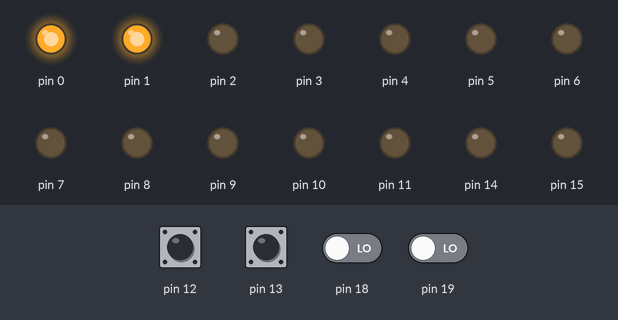
Recording of a sketch running on a simulated Arduino Uno, built with avr-gcc and run on an emulated ATmega328P. On the bench: output pins drawn as LEDs (lit = HIGH). Dashed ring = blinking. Inputs (shaded band) come from the test bench; at power-on: pin 12, pin 13, pin 18, pin 19 LOW.

Above: at 1.2 s.
1.3 s: pin 12 driven HIGH
At 3.18 s:
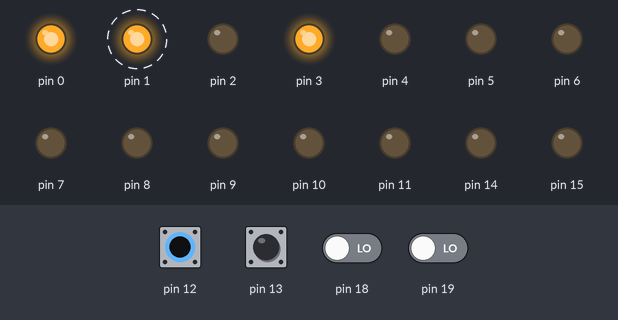
4.3 s: pin 13 driven HIGH
At 5.13 s:
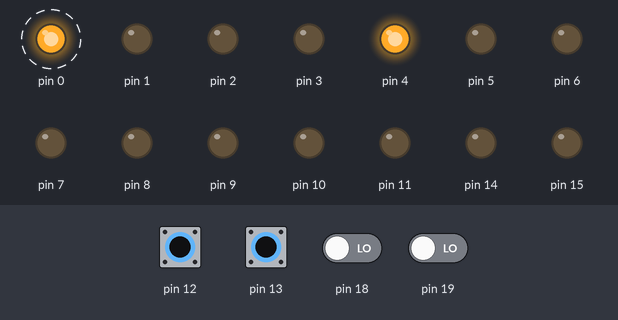
7.3 s: pin 12 pulsed LOW 2 times (0.12 s each, 0.3 s apart)
At 8.07 s:
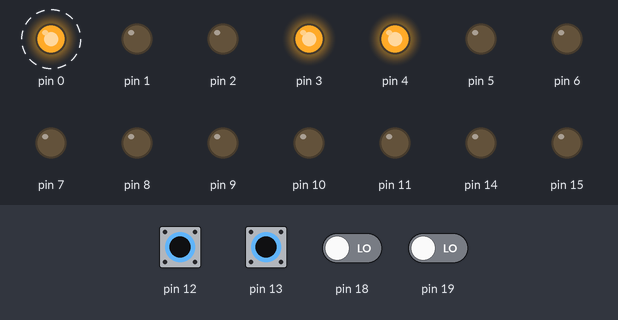
10.3 s: pin 13 pulsed LOW 2 times (0.12 s each, 0.3 s apart)
Timing chart, 0 to 25.9 s (numbered marks = the images above; inputs shaded):
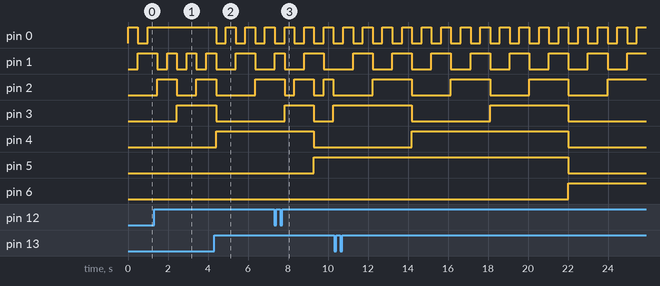

The sketch:

part3.ino
```cpp
void setup()
{
  asm(
"        JMP start                \n"
"delay: LDI     r23,  8           \n"    //Delay 1 msec
"w1:    LDI     r24,  25             \n"
"w2:    LDI  r25,  25             \n"
"w3:    DEC  r25                  \n"
"        BRNE w3                    \n"
"        DEC  r24                \n"
"        BRNE w2                    \n"
"        DEC  r23                \n"
"       BRNE w1                    \n"
"        RET                        \n"
";Your Functions Code Begin        \n" //Write your code
// BUTTONS 1-2
"ART_IN:                   \n"
"         CLZ                    \n"  // Clear zero flag to avoid errors
"    	  INC r18                           \n" // Increment total count
"         LDI r26,0x01              \n" // update register holding condition for but1
"         CPI r18,11                   \n" // check if the value in the register that should display 1's digit is more than 9
"         BREQ MAX_IN               \n" // if value is more than 9 go to w5
"w6:      RET                           \n" // return to loop

"AZT_IN:          \n" //
"         CLZ                    \n" // Clear zero flag to avoid errors
"           DEC r18      \n" // Decrement total count
"         LDI r27,0x01              \n"  // update register holding condition for but2
"        CPI r18, 0x00       \n" // check if the value in the register that should display 1's digit is less than 0
"          BREQ MIN_IN        \n" // if value is less than 0 go to w8
"w7:          RET                           \n" // return to loop

"MAX_IN: DEC r18                \n" // since the value in the register is 10 clear it so that it will have the value 0
"         JMP w6                   \n" // JUMP to the exact line in the incrementing function that called ART_TEN

"MIN_IN: INC r18             \n" // since the value in the register is less than 0 it should be 9 for ex. 30-1 = 29, 30-1!=2FF
"         JMP w7                 \n" // JUMP to the exact line in the decrementing function that called AZT_TEN
// ENDOF BUTTONS 1-2
/*
// BUTTONS 3-4 DOESNT WORK
"ART_TI:                   \n"
"         CLZ                    \n"  //DOESNT WORK
"    	  INC r17                           \n" // DOESNT WORK
"    	  INC r30                           \n" // DOESNT WORK
"         LDI r28,0x01              \n" //DOESNT WORK
"         CPI r17,11                   \n" //DOESNT WORK
"         BREQ MAX_TI               \n" //DOESNT WORK
"t6:      RET                           \n" //DOESNT WORK

"AZT_TI:          \n" //
"         CLZ                    \n" // Clear zero flag to avoid errors
"           DEC r17      \n" // Decrement total count
"    	  DEC r30                           \n" // Increment total count
"         LDI r29,0x01              \n"
"        CPI r17, 0x00       \n" // check if the value in the register that should display 1's digit is less than 0
"          BREQ MIN_TI        \n" // if value is less than 0 go to w8
"t7:          RET                           \n" // return to loop

"MAX_TI: DEC r17                \n" // since the value in the register is 10 clear it so that it will have the value 0
"         JMP t6                   \n" // JUMP to the exact line in the incrementing function that called ART_TEN

"MIN_TI: INC r17             \n" // since the value in the register is less than 0 it should be 9 for ex. 30-1 = 29, 30-1!=2FF
"         JMP t7                 \n" // JUMP to the exact line in the decrementing function that called AZT_TEN
*/
// ENDOF BUTTONS 3-4
"MINUSHUN: SUBI r16,100     \n"
"          RET          \n"

"adder:	 ADD     r16, r18           \n" // add incrementer to number holding the register
"        CPI     r16, 100           \n" // compares number to 100
"        BRSH    MINUSHUN           \n" // branch to subtract 100
"        OUT     0x0B, r16            \n" // PORTd <- r16
"        LDI     r17, 5               \n" // change timer according to button press (doesn't work)
"        JMP LOOP                     \n" //go back to main loop

"hun_milis:   DEC r17           \n" // decrement register holding timer number
"       LDI r21, 100           \n" // load 100 to register in the main loop for timer
"       JMP w11                     \n" // jump to w11

";Your Functions Code End        \n"
"                                \n"
"start:                            \n" //Write your code
"        IN      r16,  0x04 ;        \n" //r16 <- DDRB
"        LDI     r16,  0b11001111    \n" // Set r16 to set ddrb later
"        OUT  0x04, r16            \n" //DDRB <- r16
"        IN      r17,  0x07 ;        \n" //r17 <- DDRC
"        LDI     r17,  0b11001111    \n"    // Set r17 to set ddrc later
"        OUT  0x07, r17            \n" //DDRC <- r17
"        IN r18, 0x0A           \n" // r18 <- PORTD
"       LDI r18, 0xFF           \n" // set portd to out
"       OUT 0x0A, r18           \n" // PORTD <- r18
"		LDI r16, 0x00           \n" //total count
"       LDI r17, 0x05           \n" //how many hundered miliseconds
"       LDI r18, 0x01          \n" //designed to keep Incrementer
"       LDI r19, 0x00          \n" // gets values from PINB in the loop
"       LDI r20, 0x00           \n" // gets values from PINC in the loop
"       LDI r21, 0x64           \n" // holds 100 to count number of loops
"       LDI r26, 0x00           \n" //holds condition for but 1
"       LDI r22, 0x00           \n" // holds pinc
"       LDI r27, 0x00           \n" //holds condition for but 2
"       LDI r28, 0x00           \n" //holds condition for but 3
"       LDI r29, 0x00           \n" //holds condition for but 4
//"       LDI r30, 0x05           \n" //holds how many hundred miliseconds we should count next time
  );

}

void loop()
{
  asm(
"LOOP:                            \n"
"        CALL delay                \n"    // Call delay function
"        IN      r19,  0x03;         \n" //r19 <- PINB
"        IN      r22, 0x06;        \n" //r22 <- PINC
// BUTTONS 1-2
"        SBRS    r19, 4                 \n" // skip next line if Button 1 is pushed
"        JMP     w9                \n" // jump to w9 if button isnt pushed
"        SBRS    r26, 0               \n" // skip next line if register holding the condition of but1 is set
"        CALL    ART_IN                 \n" // CALL the function that increments the total count
"w9:     SBRS    r19, 5              \n" // skip next line if Button 2 is pushed
"        JMP     w10                 \n"  // jump to w9 if button isnt pushed
"        SBRS    r27, 0              \n" // skip next line if register holding the condition of but2 is set
"        CALL    AZT_IN                \n" // CALL the function that decrements the total count
"w10:    SBRS    r19,4               \n" // skip next line if Button 1 is pushed
"        CLR     r26                 \n" // clear register holding the condition of but1
"        SBRS    r19, 5              \n" // skip next line if Button 2 is pushed
"        CLR     r27                 \n" // clear register holding the condition of but2
// BUTTONS 3-4
/*
"        SBRS    r22, 4                 \n" //DOESNT WORK
"        JMP     t9                \n" //DOESNT WORK
"        SBRS    r28, 0               \n" //DOESNT WORK
"        CALL    ART_TI                 \n"  //DOESNT WORK
"t9:     SBRS    r22, 5              \n"  //DOESNT WORK
"        JMP     t10                 \n" //DOESNT WORK
"        SBRS    r29, 0              \n" //DOESNT WORK
"        CALL    AZT_TI                \n"  //DOESNT WORK
"t10:    SBRS    r22,4               \n" //DOESNT WORK
"        CLR     r28                 \n" //DOESNT WORK
"        SBRS    r22, 5              \n" //DOESNT WORK
"        CLR     r29                 \n" //DOESNT WORK
*/
//----------------------------------------------
"        DEC     r21                 \n" // decrement register to count number of loops
"        CPI     r21, 0              \n" // compare r21 with 0
"        BREQ    hun_milis           \n" // branch if 100ms passed
" w11:   CPI     r17, 0              \n" // compare timer holding register with 0
"        BREQ    adder             \n" //branch if period is completed to display number
//"        OUT     0x08, r20         \n" // PORTC <- r20
"        JMP     LOOP                \n" // Restart loop
  );

}
```

Measured:
- after the input at 1.3 s, pin 0: stops changing and stays HIGH; pin 3: LOW → HIGH after 1.1 s instead of 2.1 s
- after the input at 4.3 s, pin 0: alternates HIGH for 0.49 s and LOW for 0.49 s, starting after 0.10 s; pin 3: goes on until 4.4 s, then stays LOW
- after the input at 7.3 s, pin 3: LOW → HIGH after 0.53 s instead of 1.0 s; pin 4: HIGH → LOW after 2.0 s; pin 5: LOW → HIGH after 2.0 s
- by itself, pin 1: alternates HIGH for 0.98 s and LOW for 0.98 s
- by itself, pin 2: alternates HIGH for 2.0 s and LOW for 2.0 s
